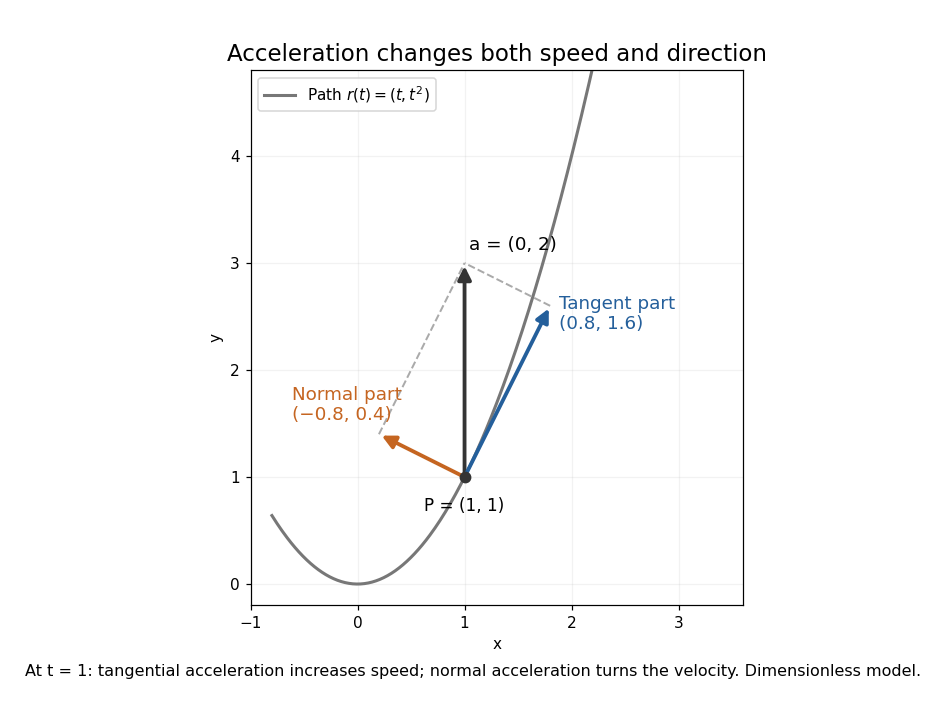

Write the Python code that produced this figure.
"""Acceleration decomposition of r(t)=(t,t²) at t=1; PNG to CWD."""

from pathlib import Path

import matplotlib
matplotlib.use("Agg")
import matplotlib.pyplot as plt
import numpy as np


def main():
    point = np.array([1., 1.])
    velocity = np.array([1., 2.])
    acceleration = np.array([0., 2.])
    speed = np.linalg.norm(velocity)
    tangent = velocity / speed
    normal = np.array([-2., 1.]) / speed
    tangential = (acceleration @ tangent) * tangent
    normal_part = (acceleration @ normal) * normal
    curvature = 2 / (5*np.sqrt(5))
    assert np.allclose(tangential, [4/5, 8/5])
    assert np.allclose(normal_part, [-4/5, 2/5])
    assert np.allclose(tangential + normal_part, acceleration)
    assert np.isclose(acceleration @ tangent, 4/np.sqrt(5))
    assert np.isclose(acceleration @ normal, curvature*speed**2)
    fig, ax = plt.subplots(figsize=(8.6, 6.4), dpi=110)
    fig.patch.set_facecolor("white")
    x = np.linspace(-.8, 2.2, 251)
    ax.plot(x, x*x, color="#777777", lw=2, label=r"Path $r(t)=(t,t^2)$")
    ax.scatter(*point, color="#343434", s=45, zorder=5)
    for displacement, color in [(acceleration, "#343434"),
                                (tangential, "#245f9b"), (normal_part, "#c56521")]:
        ax.annotate("", point + displacement, point,
                    arrowprops=dict(arrowstyle="-|>", color=color,
                                    lw=2.5, mutation_scale=18))
    for end in [point+tangential, point+normal_part]:
        ax.plot([end[0], (point+acceleration)[0]],
                [end[1], (point+acceleration)[1]],
                color="#aaaaaa", ls="--", lw=1.3)
    ax.text(.62, .68, "P = (1, 1)", fontsize=11)
    ax.text(1.04, 3.12, "a = (0, 2)", fontsize=12)
    ax.text(1.88, 2.38, "Tangent part\n(0.8, 1.6)", fontsize=12,
            color="#245f9b")
    ax.text(-.61, 1.53, "Normal part\n(−0.8, 0.4)", fontsize=12,
            color="#c56521")
    ax.set_xlim(-1, 3.6)
    ax.set_ylim(-.2, 4.8)
    ax.set_aspect("equal")
    ax.set_xlabel("x")
    ax.set_ylabel("y")
    ax.set_title("Acceleration changes both speed and direction", fontsize=15)
    ax.grid(alpha=.16)
    ax.legend(loc="upper left", fontsize=10)
    fig.text(.5, .04,
             "At t = 1: tangential acceleration increases speed; "
             "normal acceleration turns the velocity. Dimensionless model.",
             ha="center", fontsize=10.5)
    fig.subplots_adjust(left=.07, right=.98, bottom=.14, top=.9)
    fig.savefig(Path.cwd() / "tangent-normal-acceleration-on-parabola.png",
                facecolor="white", transparent=False)
    plt.close(fig)


if __name__ == "__main__":
    main()
